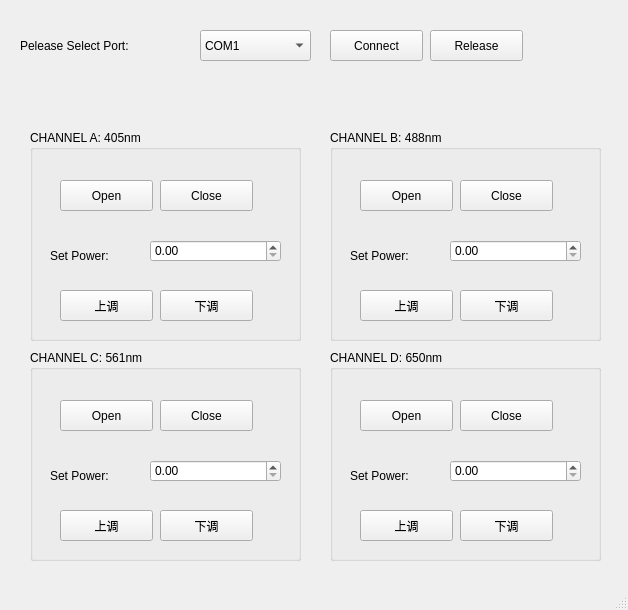
<?xml version="1.0" encoding="UTF-8"?>
<ui version="4.0">
 <class>MainWindow</class>
 <widget class="QMainWindow" name="MainWindow">
  <property name="geometry">
   <rect>
    <x>0</x>
    <y>0</y>
    <width>628</width>
    <height>610</height>
   </rect>
  </property>
  <property name="windowTitle">
   <string>MainWindow</string>
  </property>
  <widget class="QWidget" name="centralwidget">
   <widget class="QPushButton" name="btnConnect">
    <property name="geometry">
     <rect>
      <x>330</x>
      <y>30</y>
      <width>93</width>
      <height>31</height>
     </rect>
    </property>
    <property name="text">
     <string>Connect</string>
    </property>
   </widget>
   <widget class="QComboBox" name="cbxPortName">
    <property name="geometry">
     <rect>
      <x>200</x>
      <y>30</y>
      <width>111</width>
      <height>31</height>
     </rect>
    </property>
    <item>
     <property name="text">
      <string>COM1</string>
     </property>
    </item>
    <item>
     <property name="text">
      <string>COM2</string>
     </property>
    </item>
    <item>
     <property name="text">
      <string>COM3</string>
     </property>
    </item>
    <item>
     <property name="text">
      <string>COM4</string>
     </property>
    </item>
    <item>
     <property name="text">
      <string>COM5</string>
     </property>
    </item>
    <item>
     <property name="text">
      <string>COM6</string>
     </property>
    </item>
   </widget>
   <widget class="QLabel" name="lbPort">
    <property name="geometry">
     <rect>
      <x>20</x>
      <y>30</y>
      <width>171</width>
      <height>31</height>
     </rect>
    </property>
    <property name="text">
     <string>Pelease Select Port:</string>
    </property>
   </widget>
   <widget class="QGroupBox" name="gbxA">
    <property name="geometry">
     <rect>
      <x>30</x>
      <y>130</y>
      <width>271</width>
      <height>211</height>
     </rect>
    </property>
    <property name="title">
     <string>CHANNEL A: 405nm</string>
    </property>
    <widget class="QPushButton" name="btnAOpen">
     <property name="geometry">
      <rect>
       <x>30</x>
       <y>50</y>
       <width>93</width>
       <height>31</height>
      </rect>
     </property>
     <property name="text">
      <string>Open</string>
     </property>
    </widget>
    <widget class="QPushButton" name="btnAClose">
     <property name="geometry">
      <rect>
       <x>130</x>
       <y>50</y>
       <width>93</width>
       <height>31</height>
      </rect>
     </property>
     <property name="text">
      <string>Close</string>
     </property>
    </widget>
    <widget class="QLabel" name="lbChA">
     <property name="geometry">
      <rect>
       <x>20</x>
       <y>110</y>
       <width>91</width>
       <height>31</height>
      </rect>
     </property>
     <property name="text">
      <string>Set Power:</string>
     </property>
    </widget>
    <widget class="QDoubleSpinBox" name="dsbAPower">
     <property name="geometry">
      <rect>
       <x>120</x>
       <y>110</y>
       <width>131</width>
       <height>22</height>
      </rect>
     </property>
    </widget>
    <widget class="QPushButton" name="btnAUp">
     <property name="geometry">
      <rect>
       <x>30</x>
       <y>160</y>
       <width>93</width>
       <height>31</height>
      </rect>
     </property>
     <property name="text">
      <string>上调</string>
     </property>
    </widget>
    <widget class="QPushButton" name="btnADown">
     <property name="geometry">
      <rect>
       <x>130</x>
       <y>160</y>
       <width>93</width>
       <height>31</height>
      </rect>
     </property>
     <property name="text">
      <string>下调</string>
     </property>
    </widget>
   </widget>
   <widget class="QPushButton" name="btnRelease">
    <property name="geometry">
     <rect>
      <x>430</x>
      <y>30</y>
      <width>93</width>
      <height>31</height>
     </rect>
    </property>
    <property name="text">
     <string>Release</string>
    </property>
   </widget>
   <widget class="QGroupBox" name="gbxB">
    <property name="geometry">
     <rect>
      <x>330</x>
      <y>130</y>
      <width>271</width>
      <height>211</height>
     </rect>
    </property>
    <property name="title">
     <string>CHANNEL B: 488nm</string>
    </property>
    <widget class="QPushButton" name="btnBOpen">
     <property name="geometry">
      <rect>
       <x>30</x>
       <y>50</y>
       <width>93</width>
       <height>31</height>
      </rect>
     </property>
     <property name="text">
      <string>Open</string>
     </property>
    </widget>
    <widget class="QPushButton" name="btnBClose">
     <property name="geometry">
      <rect>
       <x>130</x>
       <y>50</y>
       <width>93</width>
       <height>31</height>
      </rect>
     </property>
     <property name="text">
      <string>Close</string>
     </property>
    </widget>
    <widget class="QLabel" name="lbChB">
     <property name="geometry">
      <rect>
       <x>20</x>
       <y>110</y>
       <width>91</width>
       <height>31</height>
      </rect>
     </property>
     <property name="text">
      <string>Set Power:</string>
     </property>
    </widget>
    <widget class="QDoubleSpinBox" name="dsbBPower">
     <property name="geometry">
      <rect>
       <x>120</x>
       <y>110</y>
       <width>131</width>
       <height>22</height>
      </rect>
     </property>
    </widget>
    <widget class="QPushButton" name="btnBUp">
     <property name="geometry">
      <rect>
       <x>30</x>
       <y>160</y>
       <width>93</width>
       <height>31</height>
      </rect>
     </property>
     <property name="text">
      <string>上调</string>
     </property>
    </widget>
    <widget class="QPushButton" name="btnBDown">
     <property name="geometry">
      <rect>
       <x>130</x>
       <y>160</y>
       <width>93</width>
       <height>31</height>
      </rect>
     </property>
     <property name="text">
      <string>下调</string>
     </property>
    </widget>
   </widget>
   <widget class="QGroupBox" name="gbxD">
    <property name="geometry">
     <rect>
      <x>330</x>
      <y>350</y>
      <width>271</width>
      <height>211</height>
     </rect>
    </property>
    <property name="title">
     <string>CHANNEL D: 650nm</string>
    </property>
    <widget class="QPushButton" name="btnDOpen">
     <property name="geometry">
      <rect>
       <x>30</x>
       <y>50</y>
       <width>93</width>
       <height>31</height>
      </rect>
     </property>
     <property name="text">
      <string>Open</string>
     </property>
    </widget>
    <widget class="QPushButton" name="btnDClose">
     <property name="geometry">
      <rect>
       <x>130</x>
       <y>50</y>
       <width>93</width>
       <height>31</height>
      </rect>
     </property>
     <property name="text">
      <string>Close</string>
     </property>
    </widget>
    <widget class="QLabel" name="lbChD">
     <property name="geometry">
      <rect>
       <x>20</x>
       <y>110</y>
       <width>91</width>
       <height>31</height>
      </rect>
     </property>
     <property name="text">
      <string>Set Power:</string>
     </property>
    </widget>
    <widget class="QDoubleSpinBox" name="dsbDPower">
     <property name="geometry">
      <rect>
       <x>120</x>
       <y>110</y>
       <width>131</width>
       <height>22</height>
      </rect>
     </property>
    </widget>
    <widget class="QPushButton" name="btnDUp">
     <property name="geometry">
      <rect>
       <x>30</x>
       <y>160</y>
       <width>93</width>
       <height>31</height>
      </rect>
     </property>
     <property name="text">
      <string>上调</string>
     </property>
    </widget>
    <widget class="QPushButton" name="btnDDown">
     <property name="geometry">
      <rect>
       <x>130</x>
       <y>160</y>
       <width>93</width>
       <height>31</height>
      </rect>
     </property>
     <property name="text">
      <string>下调</string>
     </property>
    </widget>
   </widget>
   <widget class="QGroupBox" name="gbxC">
    <property name="geometry">
     <rect>
      <x>30</x>
      <y>350</y>
      <width>271</width>
      <height>211</height>
     </rect>
    </property>
    <property name="title">
     <string>CHANNEL C: 561nm</string>
    </property>
    <widget class="QPushButton" name="btnCOpen">
     <property name="geometry">
      <rect>
       <x>30</x>
       <y>50</y>
       <width>93</width>
       <height>31</height>
      </rect>
     </property>
     <property name="text">
      <string>Open</string>
     </property>
    </widget>
    <widget class="QPushButton" name="btnCClose">
     <property name="geometry">
      <rect>
       <x>130</x>
       <y>50</y>
       <width>93</width>
       <height>31</height>
      </rect>
     </property>
     <property name="text">
      <string>Close</string>
     </property>
    </widget>
    <widget class="QLabel" name="lbChC">
     <property name="geometry">
      <rect>
       <x>20</x>
       <y>110</y>
       <width>91</width>
       <height>31</height>
      </rect>
     </property>
     <property name="text">
      <string>Set Power:</string>
     </property>
    </widget>
    <widget class="QDoubleSpinBox" name="dsbCPower">
     <property name="geometry">
      <rect>
       <x>120</x>
       <y>110</y>
       <width>131</width>
       <height>22</height>
      </rect>
     </property>
    </widget>
    <widget class="QPushButton" name="btnCUp">
     <property name="geometry">
      <rect>
       <x>30</x>
       <y>160</y>
       <width>93</width>
       <height>31</height>
      </rect>
     </property>
     <property name="text">
      <string>上调</string>
     </property>
    </widget>
    <widget class="QPushButton" name="btnCDown">
     <property name="geometry">
      <rect>
       <x>130</x>
       <y>160</y>
       <width>93</width>
       <height>31</height>
      </rect>
     </property>
     <property name="text">
      <string>下调</string>
     </property>
    </widget>
   </widget>
  </widget>
  <widget class="QMenuBar" name="menubar">
   <property name="geometry">
    <rect>
     <x>0</x>
     <y>0</y>
     <width>628</width>
     <height>26</height>
    </rect>
   </property>
  </widget>
  <widget class="QStatusBar" name="statusbar"/>
 </widget>
 <resources/>
 <connections/>
</ui>
